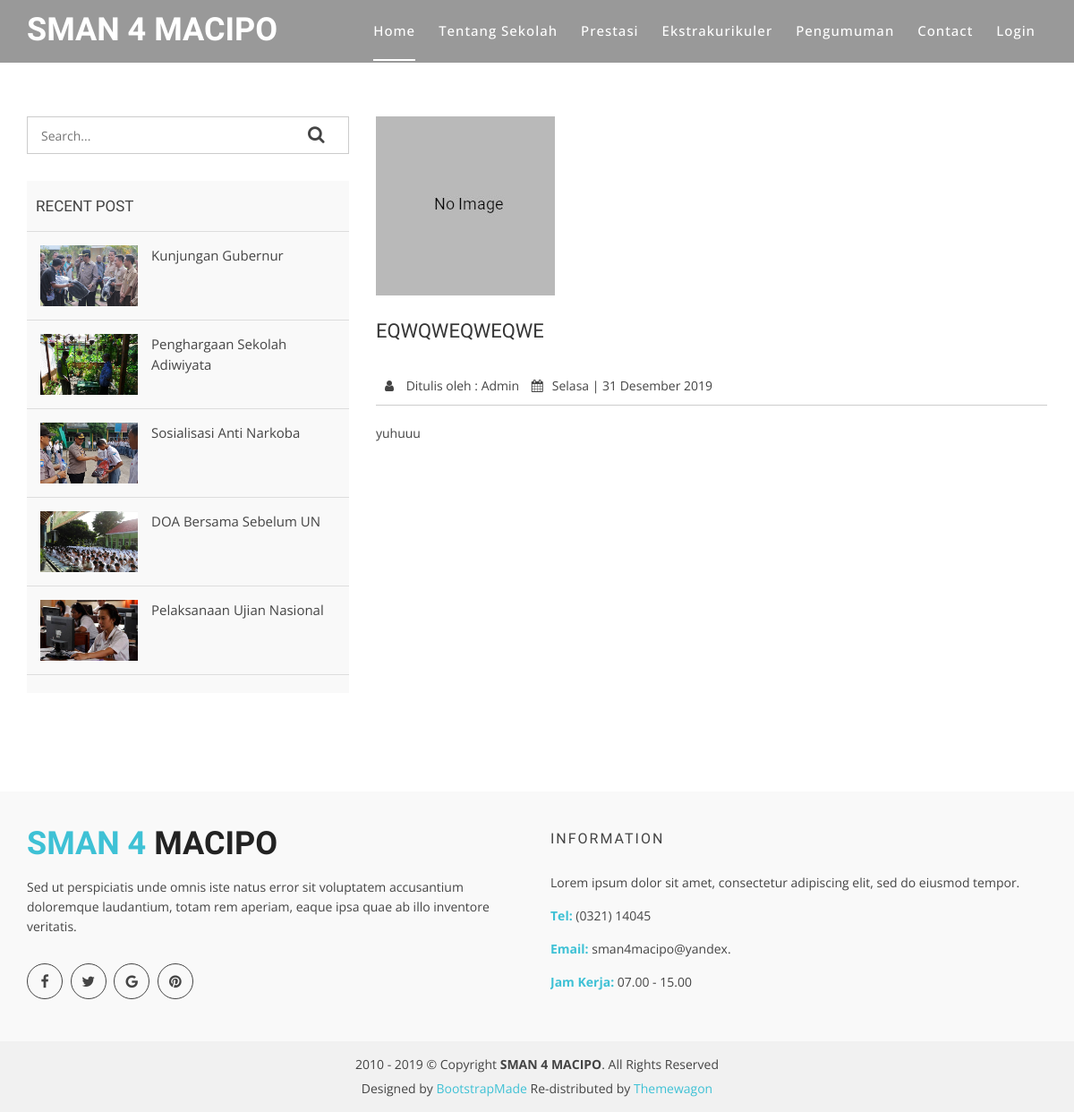
Page /pengumuman/9 on the committed database.
### tables this page shows
CREATE TABLE `pengumuman` (
  `id` int(11) NOT NULL,
  `judul` varchar(50) NOT NULL,
  `tanggal` date NOT NULL,
  `foto` varchar(255) NOT NULL,
  `keterangan` text NOT NULL
);

### application/controllers/Home.php (called while the page is built, shortened)
<?php
class Home extends CI_Controller
{
	private $_tblpengumuman	= "pengumuman";
	public function pengumuman_detail($id)
	{
		$data['judul']	=	"Halaman Pengumuman";
		$this->db->where('id', $id);
		$data['pengumuman'] =	$this->db->get($this->_tblpengumuman)->result();
		$this->db->limit(5);
		$data['thumbnail']	=	$this->db->get('pengumuman')->result();
		$this->load->View('template_home/header', $data);
		$this->load->view('template_home/pengumuman', $data);
		$this->load->view('template_home/footer');
	}
}

### index.php (called while the page is built, shortened)
<?php
require_once BASEPATH.'core/CodeIgniter.php';

### application/helpers/tanggal_indo_helper.php (called while the page is built, shortened)
<?php if (!defined('BASEPATH')) exit('No direct script access allowed');
if (!function_exists('bulan')) {
    function bulan($bln)
    {
        switch ($bln) {
            case 12:
                return "Desember";
                break;
        }
    }
}
if (!function_exists('longdate_indo')) {
    function hari_indo($tanggal)
    {
        $ubah = gmdate($tanggal, time() + 60 * 60 * 8);
        $pecah = explode("-", $ubah);
        $tgl = $pecah[2];
        $bln = $pecah[1];
        $thn = $pecah[0];
        $bulan = bulan($pecah[1]);
        $nama = date("l", mktime(0, 0, 0, $bln, $tgl, $thn));
        $nama_hari = "";
        if ($nama == "Sunday") {
            $nama_hari = "Minggu";
        } else if ($nama == "Monday") {
            $nama_hari = "Senin";
        } else if ($nama == "Tuesday") {
            $nama_hari = "Selasa";
        } else if ($nama == "Wednesday") {
            $nama_hari = "Rabu";
        } else if ($nama == "Thursday") {
            $nama_hari = "Kamis";
        } else if ($nama == "Friday") {
            $nama_hari = "Jum'at";
        } else if ($nama == "Saturday") {
            $nama_hari = "Sabtu";
        }
        return $nama_hari . ' | ' . $tgl . ' ' . $bulan . ' ' . $thn;
    }
}

### application/views/template_home/pengumuman.php (the view, shortened to what this page needs)
<body data-spy="scroll" data-target="#navbar-example">
    <header>
        <div id="sticker" class="header-area">
            <div class="container">
                <div class="row">
                    <div class="col-md-12 col-sm-12">
                        <nav class="navbar navbar-default">
                            <div class="navbar-header">
                                <a class="navbar-brand page-scroll sticky-logo" href="<?= base_url() ?>">
                                    <h1>SMAN 4 MACIPO</h1>
                                </a>
                            </div>
                            <div class="collapse navbar-collapse main-menu bs-example-navbar-collapse-1" id="navbar-example">
                                <ul class="nav navbar-nav navbar-right">
                                    <li class="active">
                                        <a class="page-scroll" href="<?= base_url() ?>">Home</a>
                                    </li>
                                    <li>
                                        <a class="page-scroll" href="<?= base_url() ?>#services">Tentang Sekolah</a>
                                    </li>
                                    <li>
                                        <a class="page-scroll" href="<?= base_url() ?>#team">Prestasi</a>
                                    </li>
                                    <li>
                                        <a class="page-scroll" href="<?= base_url() ?>#portfolio">Ekstrakurikuler</a>
                                    </li>
                                    <li>
                                        <a class="page-scroll" href="<?= base_url() ?>#blog">Pengumuman</a>
                                    </li>
                                    <li>
                                        <a class="page-scroll" href="<?= base_url() ?>#contact">Contact</a>
                                    </li>
                                    <li>
                                        <a class="page-scroll" href="<?= base_url('login') ?>">Login</a>
                                    </li>
                                </ul>
                            </div>
                        </nav>
                    </div>
                </div>
            </div>
        </div>
    </header>
    <div class="blog-page area-padding" style="margin-top:5%;">
        <div class="container">
            <div class="row">
                <div class="col-lg-4 col-md-4 col-sm-4 col-xs-12">
                    <div class="page-head-blog">
                        <div class="single-blog-page">
                            <form action="#">
                                <div class="search-option">
                                    <input type="text" placeholder="Search...">
                                    <button class="button" type="submit">
                                        <i class="fa fa-search"></i>
                                    </button>
                                </div>
                            </form>
                        </div>
                        <div class="single-blog-page">
                            <div class="left-blog">
                                <h4>recent post</h4>
                                <div class="recent-post">
                                    <?php foreach ($thumbnail as $row) { ?>
                                        <div class="recent-single-post">
                                            <div class="post-img">
                                                <a href="#">
                                                    <img src="<?= base_url('assets_home/img/blog/' . $row->foto . ''); ?>" alt="">
                                                </a>
                                            </div>
                                            <div class="pst-content">
                                                <p><a href="<?= $row->id ?>"><?= $row->judul ?></a></p>
                                            </div>
                                        </div>
                                    <?php   } ?>
                                </div>
                            </div>
                        </div>
                    </div>
                </div>
                <?php foreach ($pengumuman as $row) { ?>
                    <div class="col-md-8 col-sm-8 col-xs-12">
                        <div class="row">
                            <div class="col-md-12 col-sm-12 col-xs-12">
                                <article class="blog-post-wrapper">
                                    <div class="post-thumbnail">
                                        <img src="<?= base_url('assets_home/img/blog/' . $row->foto . ''); ?>" alt="" />
                                    </div>
                                    <div class="post-information">
                                        <h2><?= $row->judul ?></h2>
                                        <div class="entry-meta">
                                            <span class="author-meta"><i class="fa fa-user"></i> Ditulis oleh : <a href="<?= base_url() ?>">Admin</a></span>
                                            <span><i class="fa fa-calendar"></i><?= hari_indo($row->tanggal); ?></span>
                                        </div>
                                        <div class="entry-content">
                                            <?= $row->keterangan ?>
                                        </div>
                                    </div>
                                </article>
                            </div>
                        </div>
                    </div>
                <?php   } ?>
            </div>
        </div>
    </div>

### assets_home/css/style.css (style rules this page uses)
html, body { height: 100%; }
img { max-width: 100%; height: auto; }
p { margin: 0 0 15px; color: #444; }
h1, h2, h3, h4, h5, h6 { font-family: 'Raleway', sans-serif; margin: 0 0 15px; color: #444; font-weight: 500; }
h1 { font-size: 48px; line-height: 50px; }
h2 { font-size: 38px; line-height: 40px; }
h4 { font-size: 24px; line-height: 26px; }
a { transition: all 0.3s ease 0s; text-decoration: none; }
body { background: #fff none repeat scroll 0 0; color: #444; font-family: 'Open Sans', sans-serif; font-size: 14px; text-align: left; overflow-x: hidden; line-height: 22px; }
ul { list-style: outside none none; margin: 0; padding: 0; }
input, select, textarea, input[type="text"], input[type="date"], input[type="url"], input[type="email"], input[type="password"], input[type="tel"], button, button[type="submit"] { -moz-appearance: none; box-shadow: none !important; }
.area-padding { padding: 70px 0px 80px; }
.header-area { position: absolute; top: 0; left: 0; width: 100%; height: auto; background: rgba(0, 0, 0, 0.40); z-index: 9; }
.navbar-header a.navbar-brand { display: inline-block; height: 70px; padding: 15px 0; }
.main-menu ul.navbar-nav li { display: inline-block; padding: 0px 13px; }
.main-menu ul.navbar-nav li a { background: rgba(0, 0, 0, 0) none repeat scroll 0 0; color: #fff; font-size: 15px; font-weight: 500; padding: 24px 0px; text-transform: capitalize; letter-spacing: 1px; }
.main-menu ul.navbar-nav li.active a::after { border: 1px solid #fff; bottom: 0px; content: ""; left: 0; position: absolute; width: 100%; }
.main-menu ul.navbar-nav li.active a { background: rgba(0, 0, 0, 0) none repeat scroll 0 0; color: #fff; position: relative; }
.navbar { border: medium none; margin-bottom: 0; }
.navbar-default { background: rgba(0, 0, 0, 0) none repeat scroll 0 0; }
.sticky-logo h1 { color: #fff; padding: 0; margin: 0; font-size: 36px; font-weight: bold; line-height: 1; }
.pst-content { padding-left: 10px; }
.search-option input { border: medium none; padding: 6px 15px; width: 80%; }
.search-option { border: 1px solid #ccc; height: 42px; margin-bottom: 30px; }
.search-option button { background: transparent none repeat scroll 0 0; border: medium none; font-size: 20px; padding: 8px 23px; }
.left-blog h4 { border-bottom: 1px solid #ddd; color: #444; font-size: 17px; font-weight: 500; margin-bottom: 0; padding: 15px 10px; text-transform: uppercase; }
.left-blog { background: #f9f9f9 none repeat scroll 0 0; margin-bottom: 30px; overflow: hidden; padding-bottom: 20px; }
.recent-single-post { border-bottom: 1px solid #ddd; display: block; overflow: hidden; padding: 15px 10px; }
.post-img { display: inline-block; float: left; padding: 0 5px; width: 35%; }
.pst-content { display: inline-block; float: left; width: 65%; }
.pst-content p a { color: #444; font-size: 15px; }
.post-information h2 { color: #363636; font-size: 22px; text-transform: uppercase; }
.post-information { padding: 20px 0; }
.post-information .entry-meta span a { color: #444; display: inline-block; padding: 10px 0; }
.post-information .entry-meta { border-bottom: 1px solid #ccc; margin: 20px 0; }
.post-information .entry-meta span i { padding: 0 10px; }
.entry-meta>span { color: #444; }

### rows in the picture
pengumuman: foto (picture), judul "Kunjungan Gubernur"
pengumuman: foto (picture), judul "Penghargaan Sekolah Adiwiyata"
pengumuman: foto (picture), judul "Sosialisasi Anti Narkoba"
pengumuman: foto (picture), judul "DOA Bersama Sebelum UN"
pengumuman: foto (picture), judul "Pelaksanaan Ujian Nasional"
pengumuman: foto (placeholder picture), judul "EQWQWEQWEQWE", tanggal "Selasa | 31 Desember 2019", keterangan "yuhuuu"
